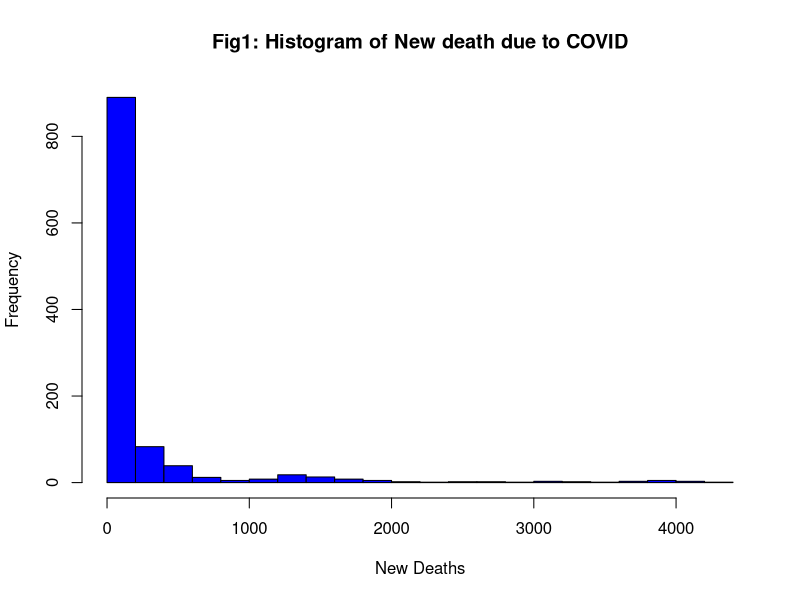
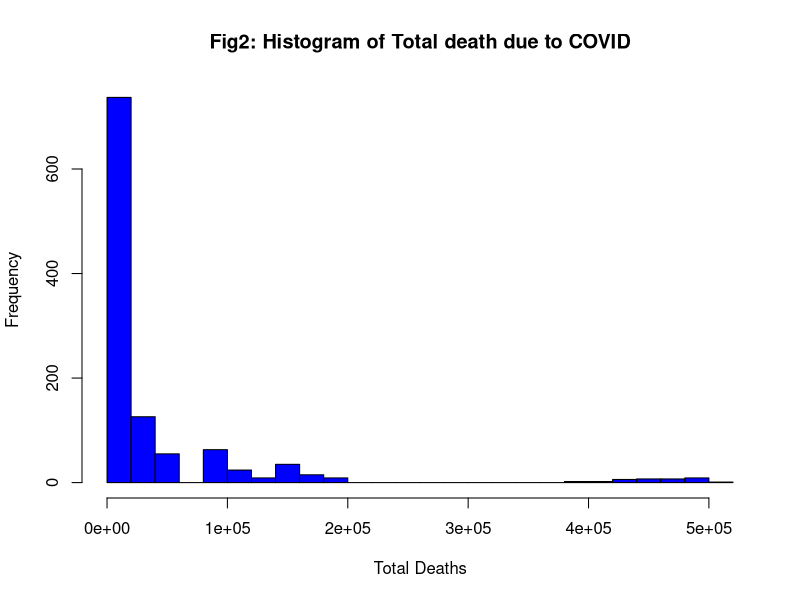
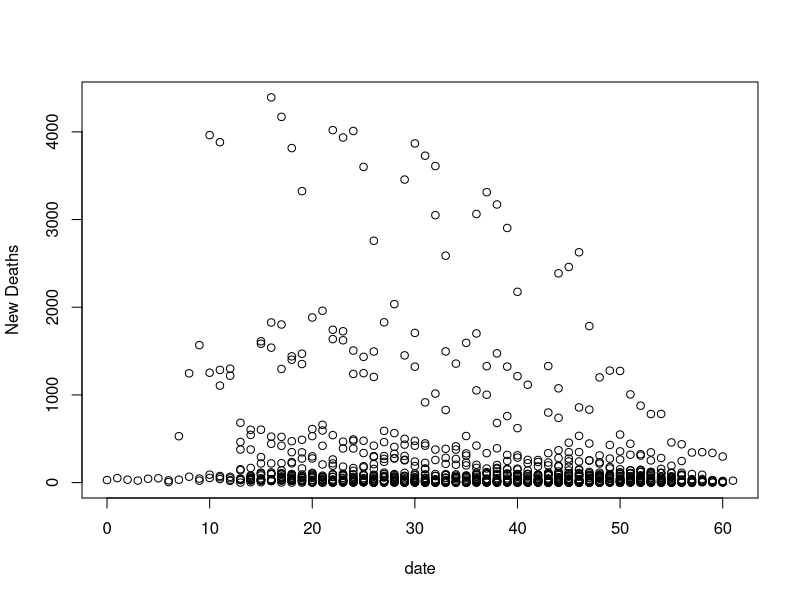
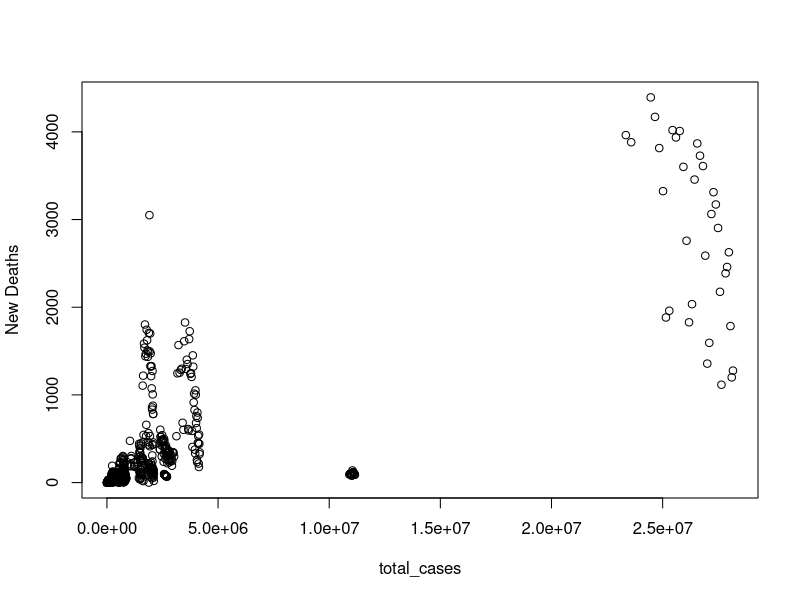
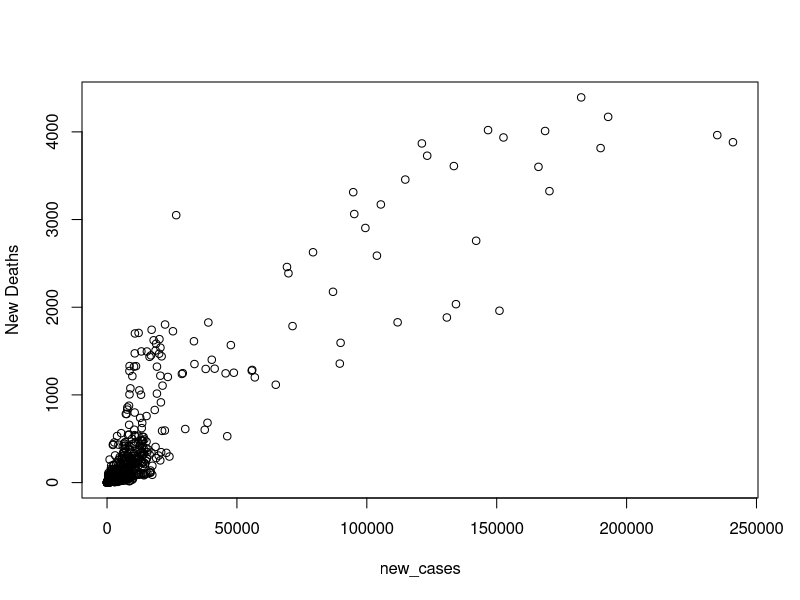
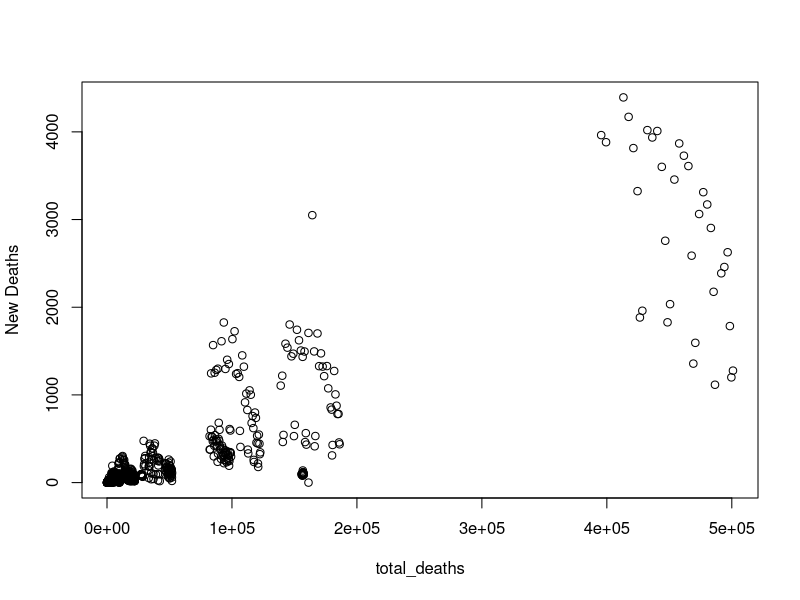
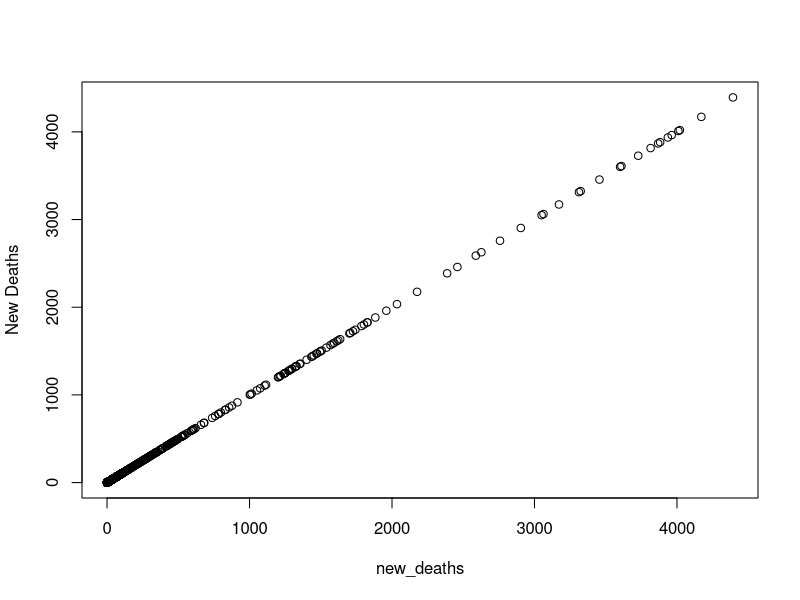
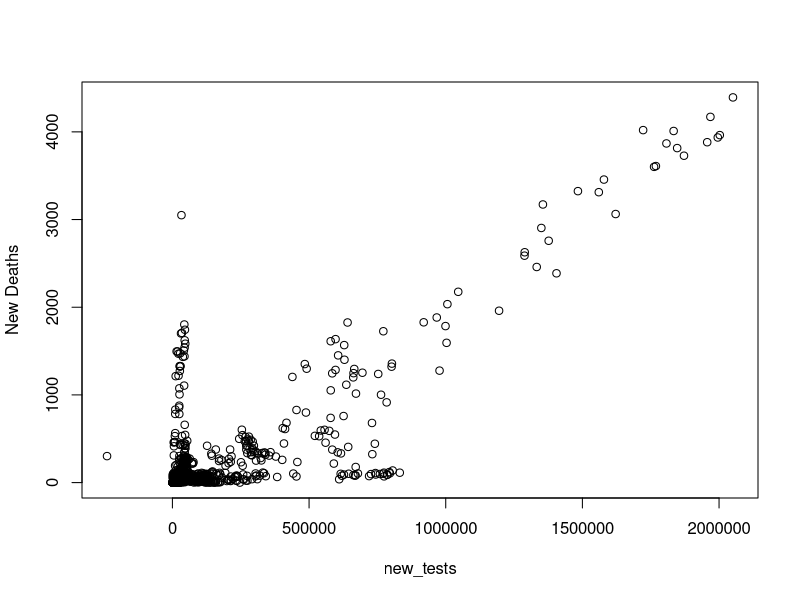

The R source for these figures, in order: (Note: this script raises an error after producing the figures.)
## ---- chunk 1
knitr::opts_chunk$set(echo = TRUE)
## ---- chunk 2
covid <- read.csv(file = 'covid.csv')
hist(covid$new_deaths, 
     breaks = 20,
     main = "Fig1: Histogram of New death due to COVID",
     axes = TRUE,
     xlab = "New Deaths",
     col = "blue")
hist(covid$total_deaths, 
     breaks = 20,
     main = "Fig2: Histogram of Total death due to COVID",
     axes = TRUE,
     xlab = "Total Deaths",
     col = "blue")
## ---- chunk 3
show(covid)
## ---- chunk 4
for (col in 2:ncol(covid)) {
  if(col != 11) {
    plot(covid[,col], covid[,6],
     xlab = colnames(covid)[col], ylab = "New Deaths")
  }
}
## ---- chunk 5
date <- covid$date
approx_percentage_new_positive_tests <- ((covid$new_tests*covid$positive_rate)/covid$population)*100
approx_percentage_total_positve_tests <- ((covid$total_tests*covid$positive_rate)/covid$population)*100
tests_per_case <- covid$tests_per_case
percentage_vaccinated <- (covid$people_vaccinated/covid$population)*100
percentage_fully_vaccinated <- (covid$people_fully_vaccinated/covid$population)*100
percentage_new_vaccinated <- (covid$new_vaccinations/covid$population)*100
population_density <- covid$population_density
percentage_population_over_65 <- (covid$aged_65_older/covid$population)*100
gdp_per_capita <- covid$gdp_per_capita
percentage_cardiovascular_death <- covid$cardiovasc_death_rate/1000
diabetes_prevalence <- covid$diabetes_prevalence
hospital_beds_per_100 <- covid$hospital_beds_per_thousand/10
life_expectancy <- covid$life_expectancy
human_development_index <- covid$human_development_index
stringency_index <- covid$stringency_index
percentage_total_deaths <- (covid$total_deaths/covid$population)*100
perecentage_new_deaths <- (covid$new_deaths/covid$population)*100
temp <- cbind.data.frame(covid$location, covid$population)
agg <- aggregate(covid$new_deaths, by=list(covid$location), mean)
for(con in unique(covid$location)) {
  temp[,2][temp[,1] == con] = (agg[,2][agg[,1] == con]/temp[,2][temp[,1] == con][1])*100
}
percentage_avg_new_deaths_by_country = temp[,2]
covid_new = cbind.data.frame(date, approx_percentage_new_positive_tests, approx_percentage_total_positve_tests, tests_per_case, percentage_vaccinated, percentage_fully_vaccinated, percentage_new_vaccinated, population_density, percentage_population_over_65, gdp_per_capita, percentage_cardiovascular_death, diabetes_prevalence, hospital_beds_per_100, life_expectancy, human_development_index, stringency_index, percentage_avg_new_deaths_by_country, percentage_total_deaths, perecentage_new_deaths)
show(covid_new)
write.csv(covid_new, "C:/Users/AADAM/Google Drive/Covid525Project/new_covid.csv",row.names= FALSE)
## ---- chunk 6
for (col in 1:ncol(covid_new)) {
  plot(covid_new[,col], covid_new$perecentage_new_deaths,
     xlab = colnames(covid_new)[col], ylab = "% New Deaths")
}
